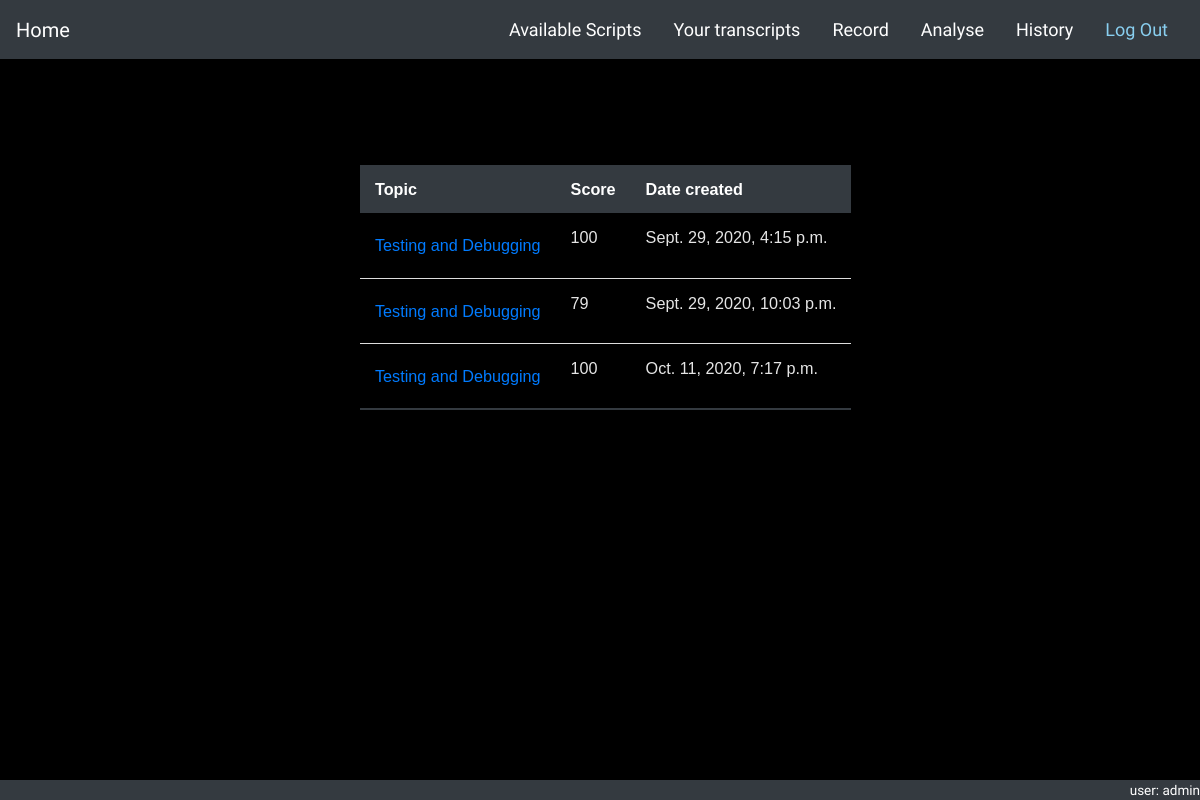
Page /lessons/analyse (signed in) on the earlier database version.
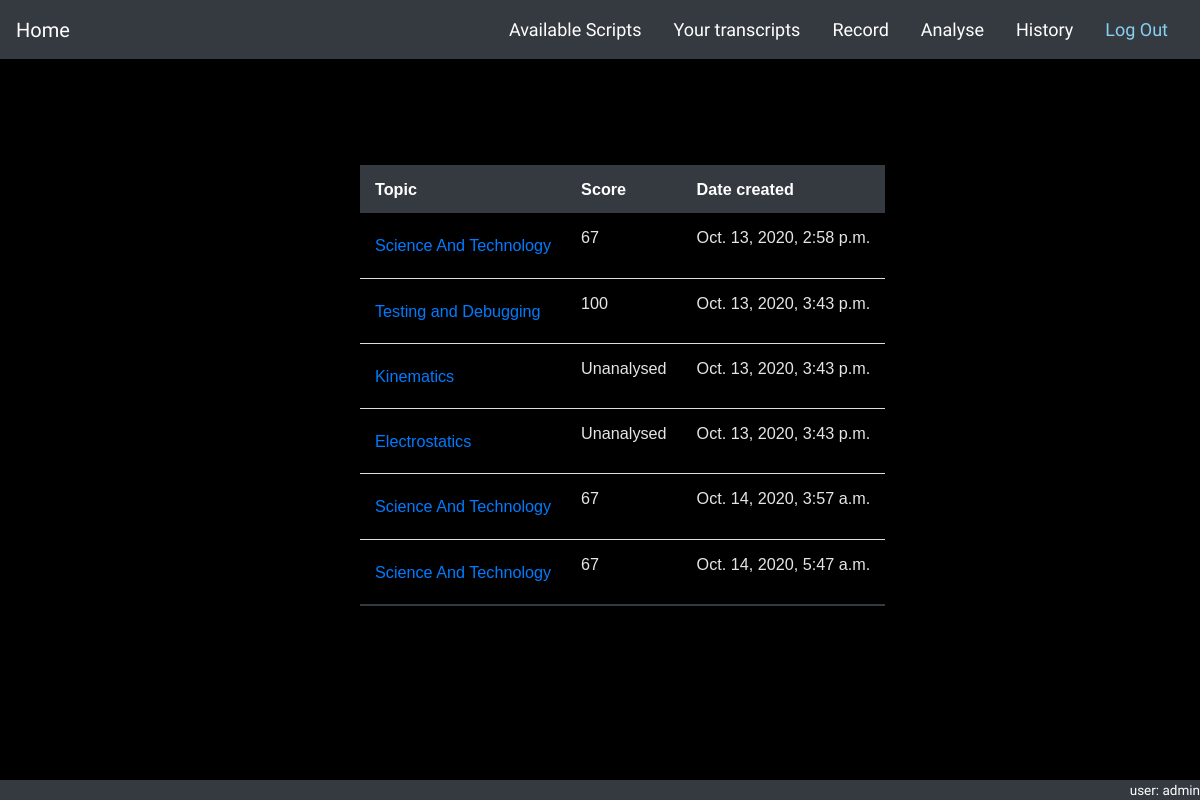
Same page on the later database version.
### lessons/models.py (models this page shows, shortened)
class AnalysisObj(models.Model):
    transcript = models.ForeignKey(Transcript, null=True, on_delete=models.CASCADE)
    script = models.ForeignKey(Script, null=True, on_delete=models.CASCADE)
    user = models.ForeignKey(settings.AUTH_USER_MODEL, on_delete=models.CASCADE)
    date = models.DateTimeField(auto_now_add=True)
    score = models.IntegerField(null=True, blank=True)
    highlights = models.TextField(null=True, blank=True)
    highlights_missed = models.TextField(null=True, blank=True)
    filler_words = models.TextField(null=True, blank=True)
    def get_absolute_url(self):
        return reverse('analyse_detail', args=[str(self.pk)])
    def __str__(self):
        return self.script.topic.name

class Script(models.Model):
    topic = models.ForeignKey(Topic, on_delete=models.CASCADE, null=True)   # todo onetoonefield
    text = models.TextField()
    _flags = models.TextField(blank=True)
    @property
    def flags(self):
        val = self._flags.strip('][').split(', ')
        return val

class Topic(models.Model):
    name = models.CharField(max_length=50)

class CustomUser(AbstractUser):
    pass

### lessons/views.py (the view)
# urls.py: path('analyse', views.AnalysisListView.as_view(), name='analyse_list'),
class AnalysisListView(LoginRequiredMixin, generic.ListView):
    model = AnalysisObj
    template_name = 'analysis_list.html'

### lessons/templates/analysis_list.html (shortened to what this page needs)
{% extends 'base_generic.html' %}
{% load static %}
{% block content %}
    <br>
    <br>
    <br>
    <div class="container">
        <table class="styled-table">
            <thead>
            <tr>
                <th>Topic</th>
                <th>Score</th>
                <th>Date created</th>
            </tr>
            </thead>
            {% for analysis in analysisobj_list %}
                <tr>
                    <td> <a href="{{ analysis.get_absolute_url }}">{{analysis}}</a> </td>
                    <td> <p style="font-size: 1em;">
                        {% if analysis.score == None %}
                            Unanalysed
                        {% else %}
                            {{analysis.score}}
                        {% endif %}
                    </p> </td>
                    <td> <p>{{ analysis.date }}</p> </td>
                </tr>
            {% endfor %}
        </table>
    </div>
{% endblock %}

### lessons/templates/base_generic.html (shortened to what this page needs)
<!DOCTYPE html>
{% load static %}
<html lang="en">
<head>
    <link rel="stylesheet" href="https://stackpath.bootstrapcdn.com/bootstrap/4.5.0/css/bootstrap.min.css">
    <link rel="stylesheet" href="{% static 'css/master.css' %}">
</head>
<body data-spy="scroll" data-target="#navbar">
<nav id="navbar" class="navbar sticky-top navbar-dark bg-dark">
    <a class="navbar-brand" href="{% url 'index' %}">Home</a>
    <ul class="nav nav-pills">
        <li class="nav-item">
            <a class="nav-link" style="color: white;" href="{% url 'script_list' %}">Available Scripts</a>
        </li>
        <li class="nav-item active">
            <a class="nav-link" style="color: white;" href="{% url 'transcript_list' %}">Your transcripts</a>
        </li>
        <li class="nav-item">
            <a class="nav-link" style="color: white;" href="{% url 'record' %}">Record</a>
        </li>
        <li class="nav-item">
            <a class="nav-link" style="color: white;" href="{% url 'analyse' %}">Analyse</a>
        </li>
        <li class="nav-item">
            <a class="nav-link" style="color: white;" href="{% url 'analyse_list' %}">History</a>
        </li>
        <li>
            <a class="nav-link" style="color: #89CFF0;" href="{% url 'logout' %}">Log Out</a>
        </li>
    </ul>
</nav>
{% block content %}
{% endblock %}
<div id="footer" style="
        position: fixed;
        bottom:0px;
        left: 0;
        right: 0;
        height: 1.5em;
        text-align: right;
        background-color: #343a40;
        color: white;
        font-size: 0.75em;">
    <p>user: {{user}}</p>
</div>
</body>
</html>

### lessons/templates/base_generic.html (style rules this page uses)
body { background-color: black; color: #E5E5E5; font-family: 'Abel', sans-serif; font-size: large; }

Differences in the rows shown:
removed AnalysisObj: script.name "Testing and Debugging", score "100", date "Sept. 29, 2020, 4:15 p.m."
removed AnalysisObj: script.name "Testing and Debugging", score "79", date "Sept. 29, 2020, 10:03 p.m."
removed AnalysisObj: script.name "Testing and Debugging", score "100", date "Oct. 11, 2020, 7:17 p.m."
added AnalysisObj: script.name "Science And Technology", score "67", date "Oct. 13, 2020, 2:58 p.m."
added AnalysisObj: script.name "Testing and Debugging", score "100", date "Oct. 13, 2020, 3:43 p.m."
added AnalysisObj: script.name "Kinematics", shows "Unanalysed", date "Oct. 13, 2020, 3:43 p.m."
added AnalysisObj: script.name "Electrostatics", shows "Unanalysed", date "Oct. 13, 2020, 3:43 p.m."
added AnalysisObj: script.name "Science And Technology", score "67", date "Oct. 14, 2020, 3:57 a.m."
added AnalysisObj: script.name "Science And Technology", score "67", date "Oct. 14, 2020, 5:47 a.m."
